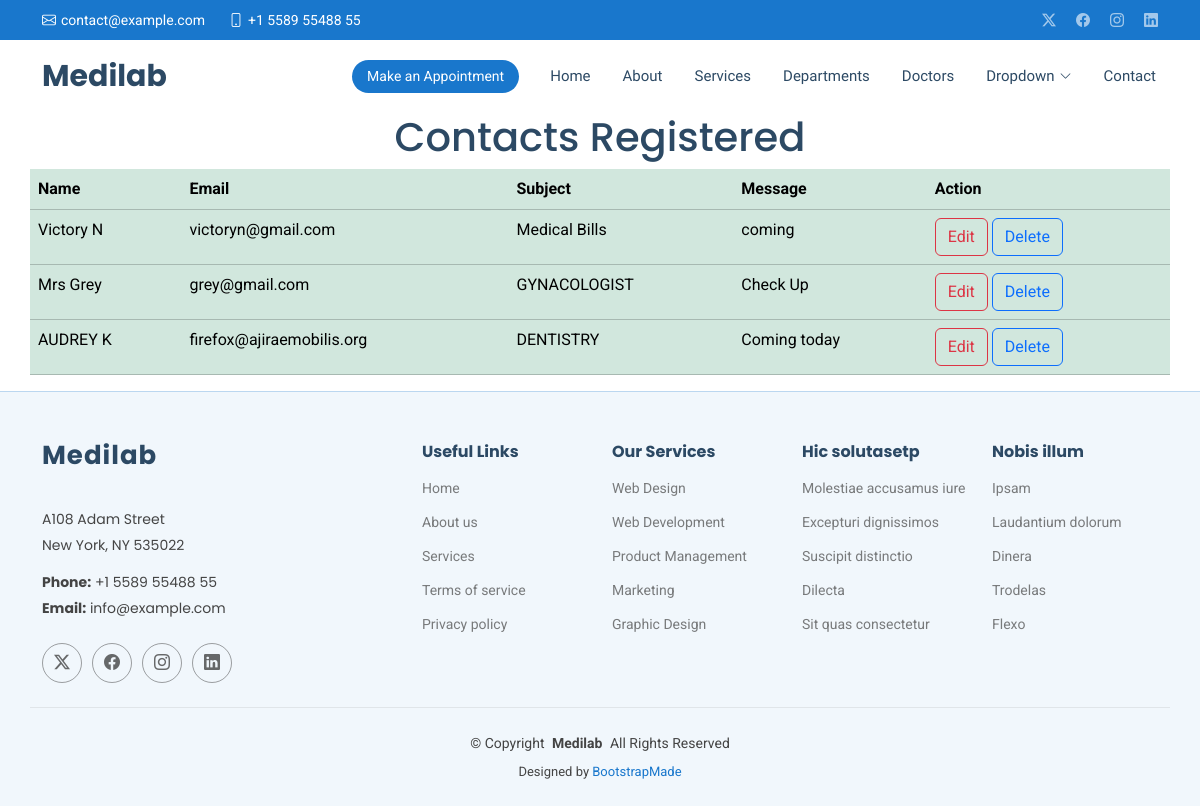
Page /registration/ on the earlier database version.
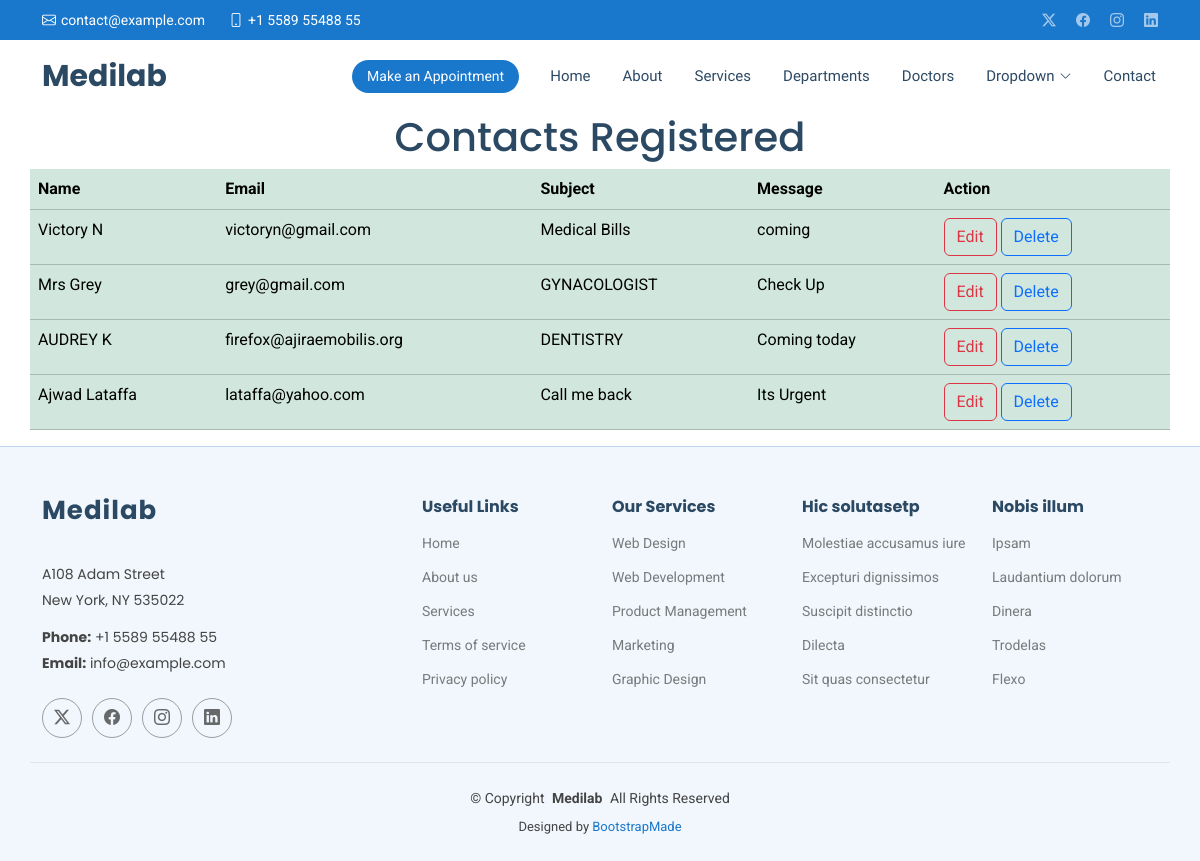
Same page on the later database version.
### myapp/models.py (models this page shows, shortened)
class Contact(models.Model):
    name=models.CharField(max_length=100)
    email=models.EmailField()
    subject=models.CharField(max_length=100)
    message=models.TextField()

### myapp/views.py (the view)
# urls.py: path('registration/',views.registration,name='show'),
def registration(request):
    regall= Contact.objects.all()
    return render(request,'registration.html',{'regall':regall})

### templates/registration.html
{% extends 'starter-page.html' %}
{% load static %}
{% block content %}
    <h1 class="text-center">Contacts Registered</h1>
    <table class="table table-success container">
        <tr>
            <th>Name</th>
            <th>Email</th>
            <th>Subject</th>
            <th>Message</th>
            <th>Action</th>
        </tr>
        {% for registration in regall %}
            <tr>
                <td>{{ registration.name }}</td>
                <td>{{ registration.email }}</td>
                <td>{{ registration.subject }}</td>
                <td>{{ registration.message }}</td>
                <td>
                    <a href="#" class="btn btn-outline-danger">Edit</a>
                    <a href="/delete_Contact/{{ registration.id }}" class="btn btn-outline-primary">Delete</a>
                </td>
            </tr>
        {% endfor %}
    </table>
{% endblock %}

### templates/starter-page.html (shortened to what this page needs)
<!DOCTYPE html>
<html lang="en">
<head>
{% load static %}
  <link href="{% static 'assets/vendor/bootstrap/css/bootstrap.min.css' %}" rel="stylesheet">
  <link href="{% static 'assets/vendor/bootstrap-icons/bootstrap-icons.css' %}" rel="stylesheet">
  <link href="{% static 'assets/vendor/aos/aos.css' %}" rel="stylesheet">
  <link href="{% static 'assets/vendor/fontawesome-free/css/all.min.css' %}" rel="stylesheet">
  <link href="{% static 'assets/vendor/glightbox/css/glightbox.min.css' %}" rel="stylesheet">
  <link href="{% static 'assets/vendor/swiper/swiper-bundle.min.css' %}" rel="stylesheet">
  <link href="{% static 'assets/css/main.css' %}" rel="stylesheet">
</head>
<body class="starter-page-page">
  <header id="header" class="header sticky-top">
    <div class="topbar d-flex align-items-center">
      <div class="container d-flex justify-content-center justify-content-md-between">
        <div class="contact-info d-flex align-items-center">
          <i class="bi bi-envelope d-flex align-items-center"><a href="mailto:contact@example.com">contact@example.com</a></i>
          <i class="bi bi-phone d-flex align-items-center ms-4"><span>+1 5589 55488 55</span></i>
        </div>
        <div class="social-links d-none d-md-flex align-items-center">
          <a href="#" class="twitter"><i class="bi bi-twitter-x"></i></a>
          <a href="#" class="facebook"><i class="bi bi-facebook"></i></a>
          <a href="#" class="instagram"><i class="bi bi-instagram"></i></a>
          <a href="#" class="linkedin"><i class="bi bi-linkedin"></i></a>
        </div>
      </div>
    </div>
    <div class="branding d-flex align-items-center">
      <div class="container position-relative d-flex align-items-center justify-content-between">
        <a href="index.html" class="logo d-flex align-items-center me-auto">
          <h1 class="sitename">Medilab</h1>
        </a>
        <nav id="navmenu" class="navmenu">
          <ul>
            <li><a href="{% url 'index' %}">Home<br></a></li>
            <li><a href="{% url 'about' %}">About</a></li>
            <li><a href="{% url 'services' %}">Services</a></li>
            <li><a href="{% url 'departments' %}">Departments</a></li>
            <li><a href="{% url 'doctors' %}">Doctors</a></li>
            <li class="dropdown"><a href="#"><span>Dropdown</span> <i class="bi bi-chevron-down toggle-dropdown"></i></a>
            </li>
            <li><a href="{% url 'contacts' %}">Contact</a></li>
          </ul>
        </nav>
        <a class="cta-btn d-none d-sm-block" href="#appointment">Make an Appointment</a>
      </div>
    </div>
  </header>
  <main class="main">
       {% block content %}
       {% endblock %}
  </main>
  <footer id="footer" class="footer light-background">
    <div class="container footer-top">
      <div class="row gy-4">
        <div class="col-lg-4 col-md-6 footer-about">
          <a href="index.html" class="logo d-flex align-items-center">
            <span class="sitename">Medilab</span>
          </a>
          <div class="footer-contact pt-3">
            <p>A108 Adam Street</p>
            <p>New York, NY 535022</p>
            <p class="mt-3"><strong>Phone:</strong> <span>+1 5589 55488 55</span></p>
            <p><strong>Email:</strong> <span>info@example.com</span></p>
          </div>
          <div class="social-links d-flex mt-4">
            <a href=""><i class="bi bi-twitter-x"></i></a>
            <a href=""><i class="bi bi-facebook"></i></a>
            <a href=""><i class="bi bi-instagram"></i></a>
            <a href=""><i class="bi bi-linkedin"></i></a>
          </div>
        </div>
        <div class="col-lg-2 col-md-3 footer-links">
          <h4>Useful Links</h4>
          <ul>
            <li><a href="#">Home</a></li>
            <li><a href="#">About us</a></li>
            <li><a href="#">Services</a></li>
            <li><a href="#">Terms of service</a></li>
            <li><a href="#">Privacy policy</a></li>
          </ul>
        </div>
        <div class="col-lg-2 col-md-3 footer-links">
          <h4>Our Services</h4>
          <ul>
            <li><a href="#">Web Design</a></li>
            <li><a href="#">Web Development</a></li>
            <li><a href="#">Product Management</a></li>
            <li><a href="#">Marketing</a></li>
            <li><a href="#">Graphic Design</a></li>
          </ul>
        </div>
        <div class="col-lg-2 col-md-3 footer-links">
          <h4>Hic solutasetp</h4>
          <ul>
            <li><a href="#">Molestiae accusamus iure</a></li>
            <li><a href="#">Excepturi dignissimos</a></li>
            <li><a href="#">Suscipit distinctio</a></li>
            <li><a href="#">Dilecta</a></li>
            <li><a href="#">Sit quas consectetur</a></li>
          </ul>
        </div>
        <div class="col-lg-2 col-md-3 footer-links">
          <h4>Nobis illum</h4>
          <ul>
            <li><a href="#">Ipsam</a></li>
            <li><a href="#">Laudantium dolorum</a></li>
            <li><a href="#">Dinera</a></li>
            <li><a href="#">Trodelas</a></li>
            <li><a href="#">Flexo</a></li>
          </ul>
        </div>
      </div>
    </div>
    <div class="container copyright text-center mt-4">
      <p>© <span>Copyright</span> <strong class="px-1 sitename">Medilab</strong> <span>All Rights Reserved</span></p>
      <div class="credits">
        Designed by <a href="https://bootstrapmade.com/">BootstrapMade</a>
      </div>
    </div>
  </footer>
</body>
</html>

Differences in the rows shown:
added Contact: name "Ajwad Lataffa", email "lataffa@yahoo.com", subject "Call me back", message "Its Urgent"
